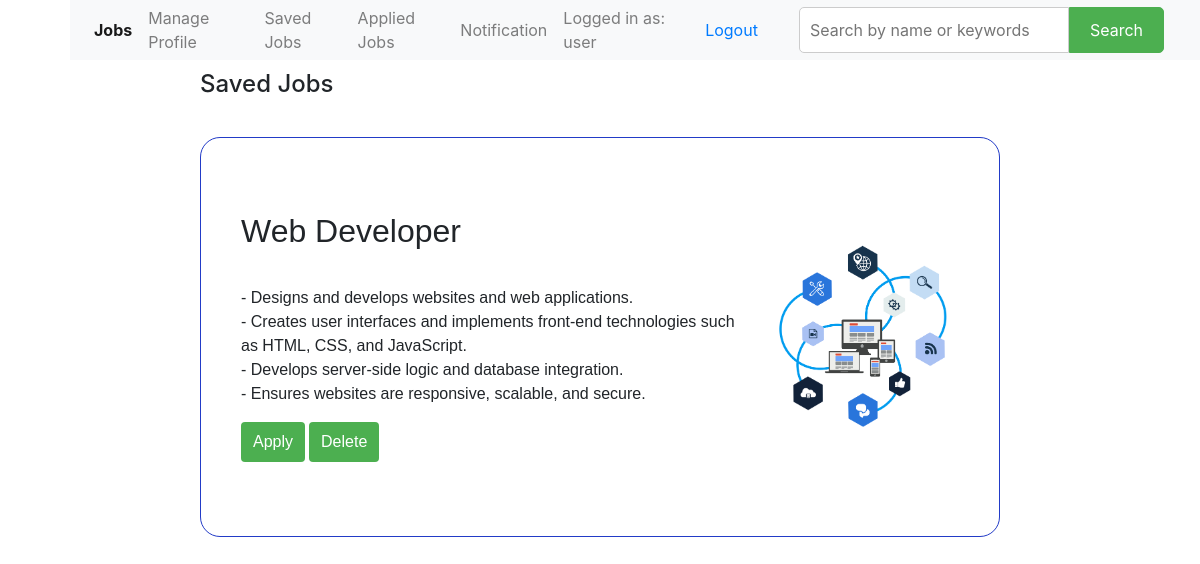
/savejobs/ (signed in), run on an earlier commit of the app's database.
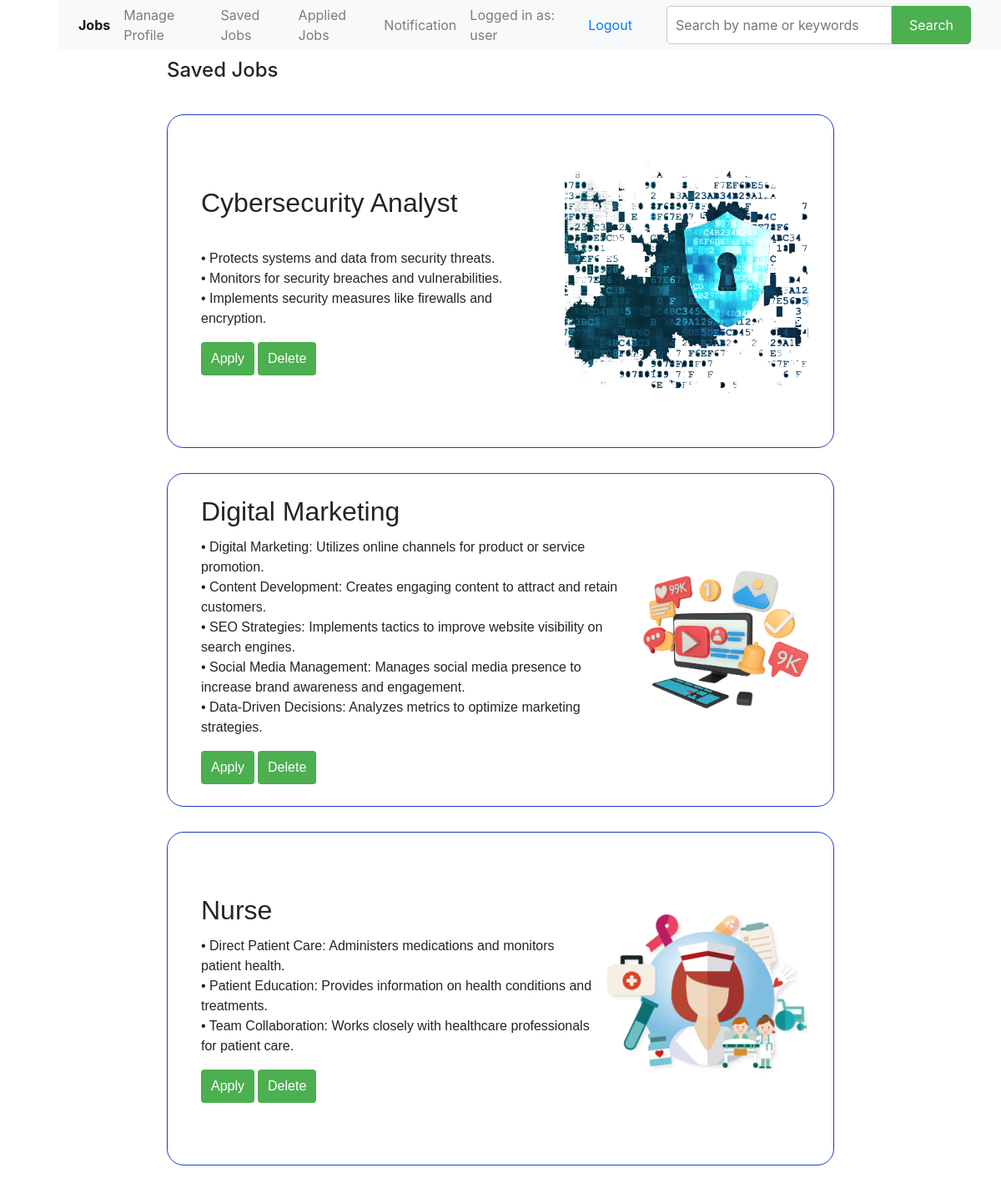
And on a later commit of the database.
### maincode/models.py (models this page shows, shortened)
class SaveJob(models.Model):
    user = models.ForeignKey(User,on_delete=models.CASCADE,null=True)
    job = models.ForeignKey(Job, on_delete=models.CASCADE)
    saved_at = models.DateTimeField(auto_now_add=True)
    class Meta:
        unique_together = ('user', 'job')

class Job(models.Model):
    job_title = models.CharField(max_length=100)
    job_description = models.TextField()
    photo = models.ImageField(upload_to='job_photos/', null=True, blank=True)

### maincode/views.py (the view)
# urls.py: path('savejobs/', views.save_home_data, name='save_home_data'),
@login_required
def save_home_data(request):
        if request.user.is_authenticated:
            saveddata = SaveJob.objects.filter(user=request.user).order_by('-id')
            return render(request, 'base/save.html', {'saveddata': saveddata})
        else:
            return redirect('login')

### templates/base/save.html (shortened to what this page needs)
{% extends '../base/base.html' %}
{% block content %}
<div class="feed-container">
  <h4>Saved Jobs</h4>
  {% for savedjob in saveddata %}
  <div class="card">
    <div class="card-content">
      <h2 class="card-title">{{ savedjob.job.job_title }}</h2>
      <p class="card-description">{{ savedjob.job.job_description }}</p>
      <div class="button-container">
        <form method="post" action="{% url 'applyportal_home_data' savedjob.job.id %}">
          <button type="submit" class="apply-btn">Apply</button>
        </form>
        <form method="post" action="{% url 'saved_delete_home_data' savedjob.id %}">
          <button type="submit" class="delete-btn">Delete</button>
        </form>
      </div>
    </div>
    <div class="card-image-container">
      {% if savedjob.job.photo %}
      <img class="card-image" src="{{ savedjob.job.photo.url }}" alt="{{ savedjob.job.job_title }}">
      {% else %}
      <p>No Photo Available</p>
      {% endif %}
    </div>
  </div>
  {% endfor %}
</div>
{% endblock %}

### templates/base/base.html (shortened to what this page needs)
<!DOCTYPE html>
<html lang="en">
<head>
  <link rel="stylesheet", href="https://stackpath.bootstrapcdn.com/bootstrap/4.5.2/css/bootstrap.min.css">
</head>
<body>
  {% block navbar %}
  <nav class="navbar navbar-expand-lg navbar-light bg-light fixed-top d-flex justify-content-between align-items-center"
    style="height: 60px; margin-left: 70px;">
    <div class="collapse navbar-collapse" id="navbarSupportedContent">
      <ul class="navbar-nav d-flex justify-content-center align-items-center">
        <li class="nav-item active">
          <a class="nav-link" href="{% url 'home' %}"><b>Jobs </b><span class="sr-only">(current)</span></a>
        </li>
        <li class="nav-item">
          <a class="nav-link" href="{% url 'manage_profile' %}">Manage Profile</a>
        </li>
        <li class="nav-item">
          <a class="nav-link" href="{% url 'save_home_data' %}">Saved Jobs</a>
        </li>
        <li class="nav-item">
          <a class="nav-link" href="{% url 'apply_home_data' %}">Applied Jobs</a>
        </li>
        <li class="nav-item">
          <a class="nav-link" href="{% url 'notificationpage' %}">Notification</a>
        </li>
        <li class="nav-item d-flex align-items-center">
          {% if user.is_authenticated %}
          <a class="nav-link" href="#">Logged in as: {{ user.username }}</a>
          <form class="nav-link" action="{% url 'logout' %}" method="post">
            <button type="submit" class="btn btn-link">Logout</button>
          </form>
          {% else %}
          <p class="nav-link">You are not logged in</p>
          <a href="{% url 'login' %}" class="nav-link">Log In</a>
          {% endif %}
        </li>
        <li>
          <div style="padding: 20px;">
            <form method="post" action="{% url 'search_data' %}" style="display: flex;">
              <input type="text" name="text" placeholder="Search by name or keywords"
                style="flex: 1; padding: 10px; border: 1px solid #ccc; border-radius: 5px 0 0 5px;">
              <button type="submit"
                style="padding: 10px 20px; background-color: #4caf50; color: white; border: 1px solid #4caf50; border-radius: 0 5px 5px 0;">Search</button>
            </form>
          </div>
        </li>
      </ul>
    </div>
  </nav>
  {% endblock %}
  {% block content %}
  {% endblock %}
</body>
</html>

### templates/base/save.html (style rules this page uses)
.feed-container { display: flex; flex-direction: row; flex-wrap: wrap; margin-left: 200px; margin-right: 200px; margin-top: 70px; margin-bottom: 30px; }
.card { border: 1px solid #223bc7; border-radius: 20px; display: flex; flex-direction: row; margin-top: 30px; align-items: center; height: 400px; width: 100%; }
.card-content { padding-left: 40px; padding-right: 15px; font-family: Verdana, Geneva, Tahoma, sans-serif; font-size: medium; }
.card-title, .card-description { white-space: pre-line; }
.card-image-container { height: 100%; width: 300px; margin-right: 30px; display: flex; justify-content: center; align-items: center; }
.card-image { max-height: 100%; max-width: 100%; }
.button-container { display: flex; gap: 4px; }
.button-container button { background-color: #4CAF50; border: none; color: white; padding: 8px 12px; text-align: center; text-decoration: none; cursor: pointer; border-radius: 4px; transition: background-color 0.3s ease; }

What changed in the data, as far as the page shows it:
removed SaveJob: job.job_title "Web Developer", job.job_description "- Designs and develops websites and web applications. - Creates user interfaces and implements front-end technologies such as HTML, CSS, and JavaScript. - Develops server-side logic and database integration. - Ensures websites are responsive, scalable, and secure.", job.photo (picture)
added SaveJob: job.job_title "Cybersecurity Analyst", job.job_description "• Protects systems and data from security threats. • Monitors for security breaches and vulnerabilities. • Implements security measures like firewalls and encryption.", job.photo (picture)
added SaveJob: job.job_title "Digital Marketing", job.job_description "• Digital Marketing: Utilizes online channels for product or service promotion. • Content Development: Creates engaging content to attract and retain customers. • SEO Strategies: Implements tactics to improve website visibility on search engines. • Social Media Management: Manages social media presence to increase brand awareness and engagement. • Data-Driven Decisions: Analyzes metrics to optimize marketing strategies.", job.photo (picture)
added SaveJob: job.job_title "Nurse", job.job_description "• Direct Patient Care: Administers medications and monitors patient health. • Patient Education: Provides information on health conditions and treatments. • Team Collaboration: Works closely with healthcare professionals for patient care.", job.photo (picture)
